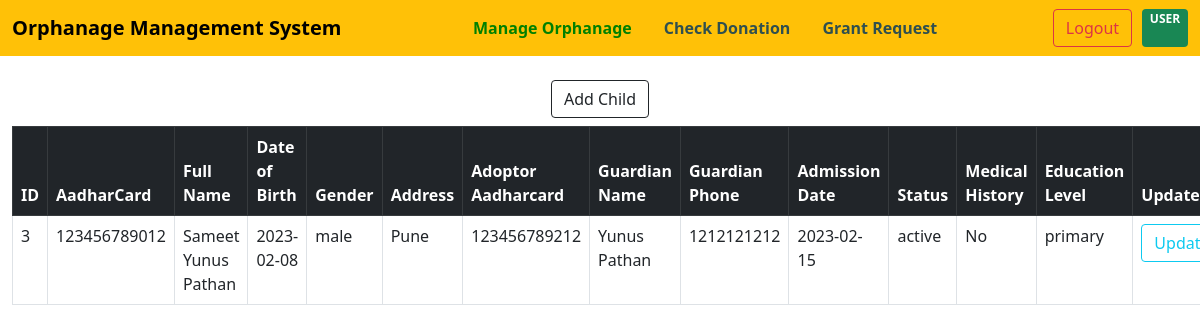
Page /Admin/Manage.php on the committed database.
### tables this page shows
CREATE TABLE `orphan_children` (
  `id` int(11) NOT NULL,
  `aadharcard` varchar(100) DEFAULT NULL,
  `full_name` varchar(100) NOT NULL,
  `date_of_birth` varchar(50) NOT NULL,
  `gender` varchar(50) NOT NULL,
  `address` varchar(255) NOT NULL,
  `adopter` varchar(255) DEFAULT NULL,
  `guardian_name` varchar(100) NOT NULL,
  `guardian_phone` varchar(100) DEFAULT NULL,
  `admission_date` varchar(100) NOT NULL,
  `status` varchar(100) NOT NULL,
  `medical_history` text DEFAULT NULL,
  `education_level` varchar(100) NOT NULL
);

### Admin/Manage.php (the view, shortened to what this page needs)
<!doctype html>
<html lang="en">
<head>
    <link href="https://cdn.jsdelivr.net/npm/bootstrap@5.0.2/dist/css/bootstrap.min.css" rel="stylesheet">
</head>
<body>
        <?php
        $host = 'localhost:3306';
        $user = 'root';
        $pass = '';
        $dbname = 'orphanage-master';
        $conn = mysqli_connect($host, $user, $pass,$dbname);
        $sql = 'SELECT * FROM orphan_children';
        $retval=mysqli_query($conn, $sql);
        ?>
<nav class="navbar navbar-light bg-warning">
        <div class="container-fluid">
            <a class="navbar-brand" href="index.php" style="font-weight: bold;color:black">Orphanage Management System</a>
            <form class="d-flex">
            <a class="nav-link" href="Manage.php"><span style="font-weight: bold;color:green;">Manage Orphanage</span></a>
            <a class="nav-link" href="checkdonation.php"><span style="font-weight: bold;color:darkslategray;">Check Donation</span></a>
            <a class="nav-link" href="grantrequest.php"><span style="font-weight: bold;color:darkslategray;">Grant Request</span></a>
            </form>
            <form class="d-flex">
              <a href="logout.php" >  <button type="button" class="btn btn-outline-danger"  style="margin-right: 10px;">Logout</button></a>
              <span class="badge bg-success">USER <?php  echo $_SESSION["aadharcard"]; ?></span>
            </form>
        </div>
    </nav>
    <div class="d-flex justify-content-evenly mt-4">
    <div>
        <button class="btn btn-outline-dark my-2 my-sm-0" data-bs-toggle="modal" data-bs-target="#exampleModal">Add Child</button>
    </div>
    </div>
    <div class="container-fluid mt-2 table-responsive">
        <table class="table table-bordered ">
            <thead class="table-dark">
                <tr>
                <th>ID</th>
                <th>AadharCard</th>
                <th>Full Name</th>
                <th>Date of Birth</th>
                <th>Gender</th>
                <th>Address</th>
                <th>Adoptor Aadharcard</th>
                <th>Guardian Name</th>
                <th>Guardian Phone</th>
                <th>Admission Date</th>
                <th>Status</th>
                <th>Medical History</th>
                <th>Education Level</th>
                <th>Update</th>
            </tr>
            </thead>
            <tbody>
        <?php
            if(mysqli_num_rows($retval) > 0){
                while($row = mysqli_fetch_assoc($retval)){
            ?>
            <tr>
            <td><?php echo $row['id']??''; ?></td>
            <td><?php echo $row['aadharcard']??''; ?></td>
            <td><?php echo $row['full_name']??''; ?></td>
            <td><?php echo $row['date_of_birth']??''; ?></td>
            <td><?php echo $row['gender']??''; ?></td>
            <td><?php echo $row['address']??''; ?></td>
            <td><?php echo $row['adopter']??''; ?></td>
            <td><?php echo $row['guardian_name']??''; ?></td>
            <td><?php echo $row['guardian_phone']??''; ?></td>
            <td><?php echo $row['admission_date']??''; ?></td>
            <td><?php echo $row['status']??''; ?></td>
            <td><?php echo $row['medical_history']??''; ?></td>
            <td><?php echo $row['education_level']??''; ?></td>
            <td><form action="UpdateChild.php" method="post">
            <button type="submit" class="btn btn-outline-info my-2 my-sm-0">Update</button>
            </form></td>
            </tr>
            <?php  }   }else{  echo "0 results";
           }
            ?>
            </tbody>
            </table>
        </div>
</body>
</html>

### rows in the picture
orphan_children: id "3", aadharcard "123456789012", full_name "Sameet Yunus Pathan", date_of_birth "2023-02-08", gender "male", address "Pune", adopter "123456789212", guardian_name "Yunus Pathan", guardian_phone "1212121212", admission_date "2023-02-15", status "active", medical_history "No", education_level "primary"
